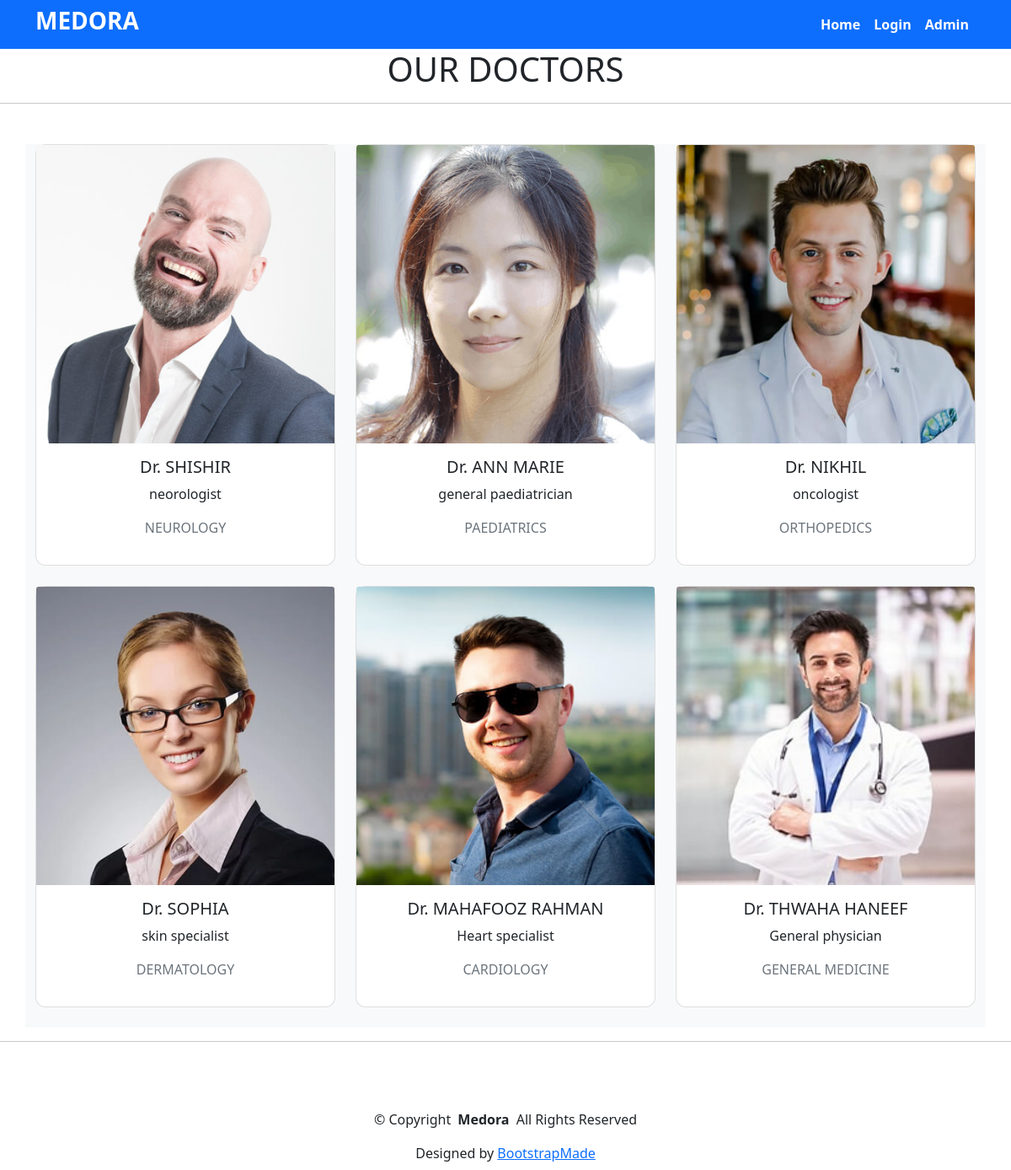
The page /medora/doctors on the database its author committed.
### home/models.py (models this page shows, shortened)
class Doctors(models.Model):
    doc_name=models.CharField(max_length=250)
    doc_spec=models.CharField(max_length=250)
    doc_dept=models.ForeignKey(Departments,on_delete=models.CASCADE)
    doc_image=models.ImageField(upload_to='doctors/')
    start_time=models.TimeField(null=True,blank=True)
    end_time=models.TimeField(default="21:00")

class Departments(models.Model):
    dep_name=models.CharField(max_length=250)
    dep_description=models.TextField(max_length=300,null=True)

### home/views.py (the view)
# urls.py: path('doctors',doctors_list, name='doctors'),
def doctors_list(request):
    doctors={
        'doc':Doctors.objects.all()}
    return render(request,'doctor.html',doctors)

### templates/doctor.html (shortened to what this page needs)
{% extends 'base.html'%}
 {% block content %}
 <h1 class="text-center">OUR DOCTORS</h1>
 <hr>
<div class="container mt-5 bg-light">
    <div class="row">
        {% for doctor in doc %}
        <div class="col-md-4 col-sm-6 mb-4">
            <div class="card h-100 text-center">
                <img src="{{ doctor.doc_image.url }}"
                     class="card-img-top img-fluid"
                     alt="Doctor">
                <div class="card-body">
                    <h5 class="card-title">Dr. {{ doctor.doc_name }}</h5>
                    <p class="card-text">{{ doctor.doc_spec }}</p>
                    <p class="text-muted text-uppercase">
                        {{ doctor.doc_dept.dep_name }}
                    </p>
                </div>
            </div>
        </div>
          {% endfor %}
{% endblock %}

### static/css/dash.css (style rules this page uses)
.card { border-radius: 12px; }

### rows shown on the page
Doctors: doc_image (picture), doc_name "SHISHIR", doc_spec "neorologist", doc_dept.dep_name "NEUROLOGY"
Doctors: doc_image (picture), doc_name "ANN MARIE", doc_spec "general paediatrician", doc_dept.dep_name "PAEDIATRICS"
Doctors: doc_image (picture), doc_name "NIKHIL", doc_spec "oncologist", doc_dept.dep_name "ORTHOPEDICS"
Doctors: doc_image (picture), doc_name "SOPHIA", doc_spec "skin specialist", doc_dept.dep_name "DERMATOLOGY"
Doctors: doc_image (picture), doc_name "MAHAFOOZ RAHMAN", doc_spec "Heart specialist", doc_dept.dep_name "CARDIOLOGY"
Doctors: doc_image (picture), doc_name "THWAHA HANEEF", doc_spec "General physician", doc_dept.dep_name "GENERAL MEDICINE"
